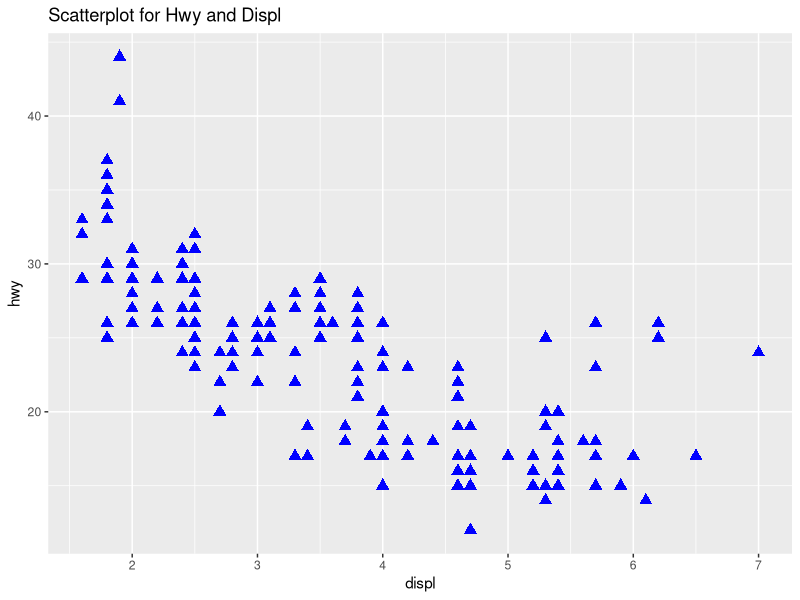
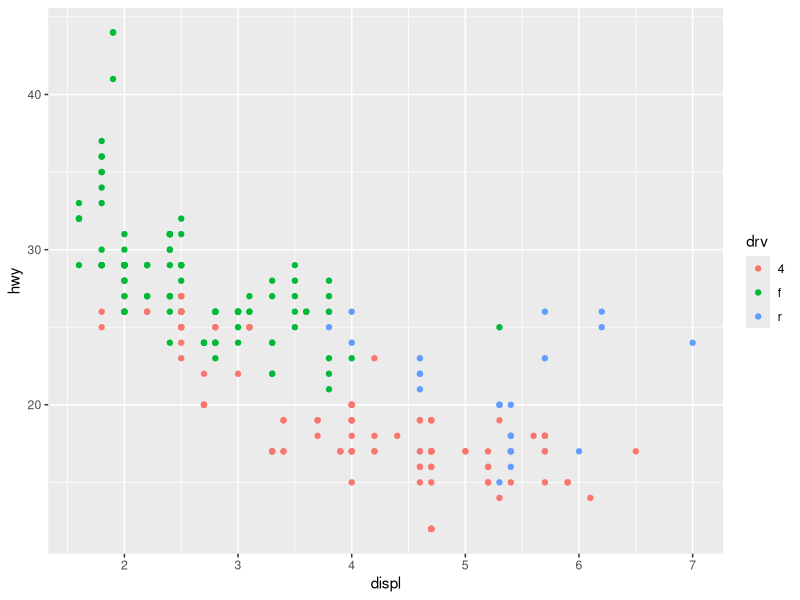

Write R code to recreate these figures, in order.

# load required packages
library(tidyverse)
library(ggplot2)

# load mpg dataset
df <- ggplot2::mpg
# display variable names
names(mpg)

# create a scatterplot with dipl and hwy
ggplot(data = mpg)+geom_point(aes(x=displ,y=hwy),size=3, shape="triangle",color="blue")+
ggtitle("Scatterplot for Hwy and Displ") 

# chapter one Exercice one
ggplot() +
  geom_point(
    data = mpg,
    mapping = aes(x = displ, y = hwy,color=drv))
  
  